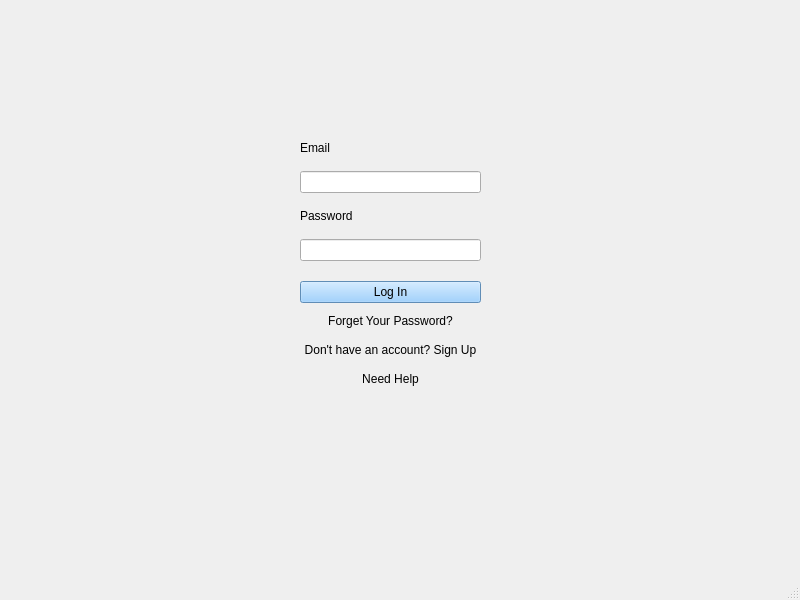
<?xml version="1.0" encoding="UTF-8"?>
<ui version="4.0">
 <class>Login</class>
 <widget class="QMainWindow" name="Login">
  <property name="geometry">
   <rect>
    <x>0</x>
    <y>0</y>
    <width>800</width>
    <height>600</height>
   </rect>
  </property>
  <property name="windowTitle">
   <string>Login</string>
  </property>
  <widget class="QWidget" name="centralwidget">
   <widget class="QWidget" name="login_form" native="true">
    <property name="geometry">
     <rect>
      <x>300</x>
      <y>130</y>
      <width>181</width>
      <height>131</height>
     </rect>
    </property>
    <layout class="QVBoxLayout" name="verticalLayout">
     <item>
      <widget class="QLabel" name="label_email">
       <property name="text">
        <string>Email</string>
       </property>
      </widget>
     </item>
     <item>
      <widget class="QLineEdit" name="edit_email"/>
     </item>
     <item>
      <widget class="QLabel" name="label_pass">
       <property name="text">
        <string>Password</string>
       </property>
      </widget>
     </item>
     <item>
      <widget class="QLineEdit" name="edit_pass"/>
     </item>
    </layout>
   </widget>
   <widget class="QWidget" name="buttons" native="true">
    <property name="geometry">
     <rect>
      <x>300</x>
      <y>280</y>
      <width>181</width>
      <height>112</height>
     </rect>
    </property>
    <layout class="QVBoxLayout" name="verticalLayout_2">
     <item>
      <widget class="QPushButton" name="loginButton">
       <property name="font">
        <font>
         <family>MS Shell Dlg 2</family>
        </font>
       </property>
       <property name="cursor">
        <cursorShape>PointingHandCursor</cursorShape>
       </property>
       <property name="styleSheet">
        <string notr="true">alternate-background-color: rgb(152, 206, 255);
background-color: rgb(134, 197, 255);</string>
       </property>
       <property name="text">
        <string>Log In</string>
       </property>
       <property name="flat">
        <bool>false</bool>
       </property>
      </widget>
     </item>
     <item>
      <widget class="QPushButton" name="forgetPassButton">
       <property name="cursor">
        <cursorShape>PointingHandCursor</cursorShape>
       </property>
       <property name="text">
        <string>Forget Your Password?</string>
       </property>
       <property name="flat">
        <bool>true</bool>
       </property>
      </widget>
     </item>
     <item>
      <widget class="QPushButton" name="signupButton">
       <property name="cursor">
        <cursorShape>PointingHandCursor</cursorShape>
       </property>
       <property name="text">
        <string>Don't have an account? Sign Up</string>
       </property>
       <property name="flat">
        <bool>true</bool>
       </property>
      </widget>
     </item>
     <item>
      <widget class="QPushButton" name="helpButton">
       <property name="cursor">
        <cursorShape>WhatsThisCursor</cursorShape>
       </property>
       <property name="text">
        <string>Need Help</string>
       </property>
       <property name="flat">
        <bool>true</bool>
       </property>
      </widget>
     </item>
    </layout>
   </widget>
  </widget>
  <widget class="QMenuBar" name="menubar">
   <property name="geometry">
    <rect>
     <x>0</x>
     <y>0</y>
     <width>800</width>
     <height>21</height>
    </rect>
   </property>
  </widget>
  <widget class="QStatusBar" name="statusbar"/>
 </widget>
 <resources/>
 <connections/>
</ui>
